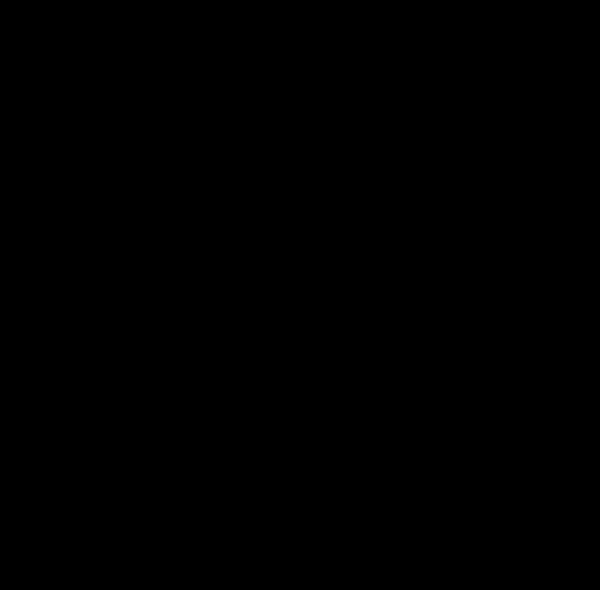
Frame 1 (no input)
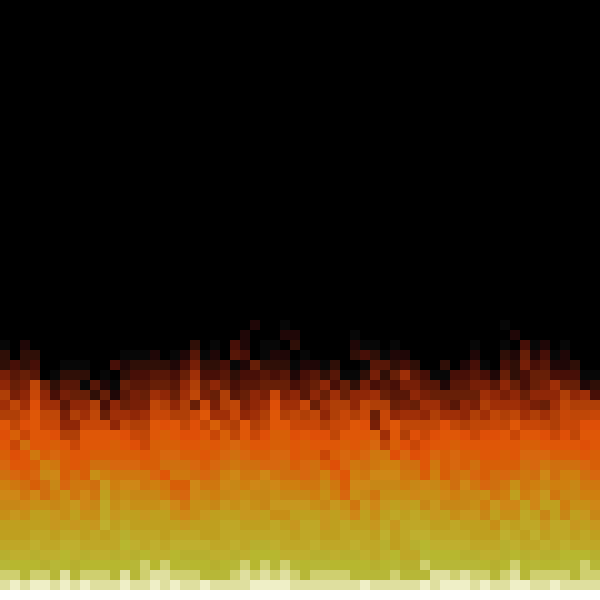
Frame 60 (no input)
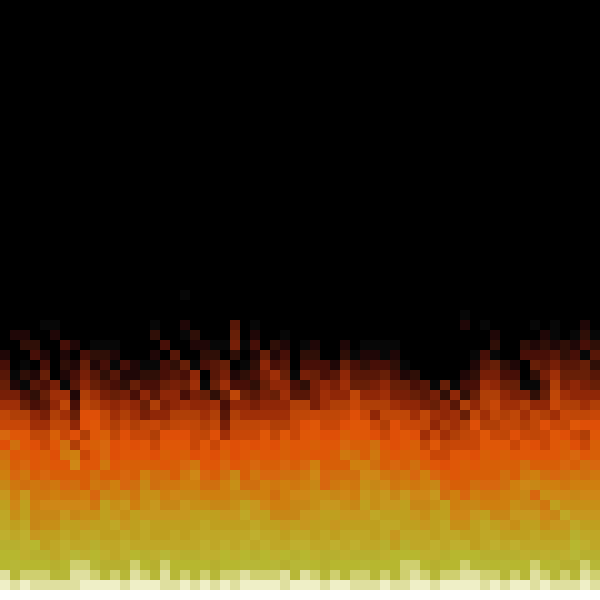
Frame 120 (the mouse pressed at the canvas centre since frame 60)

The p5.js sketch that drew these frames (run headless with seeded random() and noise() and a simulated clock; from frame 60 on, the mouse is pressed at the canvas centre):

// p5.js sketch
// ── sketch.js
/* eslint no-undef: 0 */
/* eslint no-unused-vars: 0 */

const CANVAS_WIDTH = 600
const CANVAS_HEIGHT = 600
const FIRE_SQUARE_SIZE = 10
const FIRE_WIDTH = 60
const FIRE_HEIGHT = 60
const FRAME_RATE = 20

const fireColorPalette = [
  [0, 0, 0],
  [7, 7, 7],
  [31, 7, 7],
  [47, 15, 7],
  [71, 15, 7],
  [87, 23, 7],
  [103, 31, 7],
  [119, 31, 7],
  [143, 39, 7],
  [159, 47, 7],
  [175, 63, 7],
  [191, 71, 7],
  [199, 71, 7],
  [223, 79, 7],
  [223, 87, 7],
  [223, 87, 7],
  [215, 95, 7],
  [215, 95, 7],
  [215, 103, 15],
  [207, 111, 15],
  [207, 119, 15],
  [207, 127, 15],
  [207, 135, 23],
  [199, 135, 23],
  [199, 143, 23],
  [199, 151, 31],
  [191, 159, 31],
  [191, 159, 31],
  [191, 167, 39],
  [191, 167, 39],
  [191, 175, 47],
  [183, 175, 47],
  [183, 183, 47],
  [183, 183, 55],
  [207, 207, 111],
  [223, 223, 159],
  [239, 239, 199],
  [255, 255, 255]
]

const fireMatrix = new Array(FIRE_WIDTH)

function setup () {
  createCanvas(CANVAS_WIDTH, CANVAS_HEIGHT)
  frameRate(FRAME_RATE)
  background(0)

  for (let x = 0; x < FIRE_WIDTH; x++) {
    fireMatrix[x] = new Array(FIRE_HEIGHT)
  }

  let paletteIndex = 1
  for (let y = 0; y < FIRE_HEIGHT; y++) {
    for (let x = 0; x < FIRE_WIDTH; x++) {
      if (y === FIRE_HEIGHT - 1) {
        fireMatrix[x][y] = fireColorPalette.length - 1
      } else {
        fireMatrix[x][y] = 0
      }
    }
    paletteIndex++
  }
  console.log(fireMatrix)
}

function drawFire () {
  let paletteIndex
  for (let y = 0; y < FIRE_HEIGHT; y++) {
    for (let x = 0; x < FIRE_WIDTH; x++) {
      paletteIndex = fireMatrix[x][y]
      fill(
        fireColorPalette[paletteIndex][0],
        fireColorPalette[paletteIndex][1],
        fireColorPalette[paletteIndex][2]
      )
      noStroke()
      rect(
        FIRE_SQUARE_SIZE * x,
        FIRE_SQUARE_SIZE * y,
        FIRE_SQUARE_SIZE,
        FIRE_SQUARE_SIZE
      )
    }
  }
}

function randomNumber (start, end) {
  return Math.floor((Math.random() * end) + start)
}

function getColorIndexFromBottom (x, y) {
  const indexFromBottom = fireMatrix[x][y + 1] - randomNumber(1, 2)
  if (indexFromBottom < 0) {
    return 0
  }
  return indexFromBottom
}

function updateFireMatrix (x, y) {
  for (let y = FIRE_HEIGHT - 2; y > 0; y--) {
    for (let x = 0; x < FIRE_WIDTH; x++) {
      if (randomNumber(1, 3) !== 1) {
        fireMatrix[x][y] = getColorIndexFromBottom(x, y)
      } else {
        if (x - 1 >= 0) {
          fireMatrix[x - 1][y] = getColorIndexFromBottom(x, y)
        } else {
          fireMatrix[x][y] = getColorIndexFromBottom(x, y)
        }
      }
    }
  }
}

function draw () {
  drawFire()
  updateFireMatrix()
}
